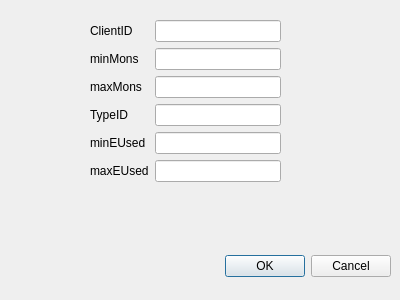
<?xml version="1.0" encoding="UTF-8"?>
<ui version="4.0">
 <class>EUsedTDialog</class>
 <widget class="QDialog" name="EUsedTDialog">
  <property name="geometry">
   <rect>
    <x>0</x>
    <y>0</y>
    <width>400</width>
    <height>300</height>
   </rect>
  </property>
  <property name="windowTitle">
   <string>Dialog</string>
  </property>
  <widget class="QDialogButtonBox" name="buttonBox">
   <property name="geometry">
    <rect>
     <x>50</x>
     <y>250</y>
     <width>341</width>
     <height>32</height>
    </rect>
   </property>
   <property name="orientation">
    <enum>Qt::Horizontal</enum>
   </property>
   <property name="standardButtons">
    <set>QDialogButtonBox::Cancel|QDialogButtonBox::Ok</set>
   </property>
  </widget>
  <widget class="QWidget" name="formLayoutWidget">
   <property name="geometry">
    <rect>
     <x>90</x>
     <y>20</y>
     <width>191</width>
     <height>224</height>
    </rect>
   </property>
   <layout class="QFormLayout" name="formLayout">
    <item row="0" column="0">
     <widget class="QLabel" name="label">
      <property name="text">
       <string>ClientID</string>
      </property>
     </widget>
    </item>
    <item row="0" column="1">
     <widget class="QLineEdit" name="lineEdit_ClientID"/>
    </item>
    <item row="1" column="0">
     <widget class="QLabel" name="label_2">
      <property name="text">
       <string>minMons</string>
      </property>
     </widget>
    </item>
    <item row="1" column="1">
     <widget class="QLineEdit" name="lineEdit_minMons"/>
    </item>
    <item row="2" column="0">
     <widget class="QLabel" name="label_3">
      <property name="text">
       <string>maxMons</string>
      </property>
     </widget>
    </item>
    <item row="2" column="1">
     <widget class="QLineEdit" name="lineEdit_maxMons"/>
    </item>
    <item row="3" column="0">
     <widget class="QLabel" name="label_4">
      <property name="text">
       <string>TypeID</string>
      </property>
     </widget>
    </item>
    <item row="3" column="1">
     <widget class="QLineEdit" name="lineEdit_TypeID"/>
    </item>
    <item row="5" column="1">
     <widget class="QLineEdit" name="lineEdit_maxEUsed"/>
    </item>
    <item row="5" column="0">
     <widget class="QLabel" name="label_6">
      <property name="text">
       <string>maxEUsed</string>
      </property>
     </widget>
    </item>
    <item row="4" column="0">
     <widget class="QLabel" name="label_5">
      <property name="text">
       <string>minEUsed</string>
      </property>
     </widget>
    </item>
    <item row="4" column="1">
     <widget class="QLineEdit" name="lineEdit_minEUsed"/>
    </item>
   </layout>
  </widget>
 </widget>
 <resources/>
 <connections>
  <connection>
   <sender>buttonBox</sender>
   <signal>accepted()</signal>
   <receiver>EUsedTDialog</receiver>
   <slot>accept()</slot>
   <hints>
    <hint type="sourcelabel">
     <x>248</x>
     <y>254</y>
    </hint>
    <hint type="destinationlabel">
     <x>157</x>
     <y>274</y>
    </hint>
   </hints>
  </connection>
  <connection>
   <sender>buttonBox</sender>
   <signal>rejected()</signal>
   <receiver>EUsedTDialog</receiver>
   <slot>reject()</slot>
   <hints>
    <hint type="sourcelabel">
     <x>316</x>
     <y>260</y>
    </hint>
    <hint type="destinationlabel">
     <x>286</x>
     <y>274</y>
    </hint>
   </hints>
  </connection>
 </connections>
</ui>
